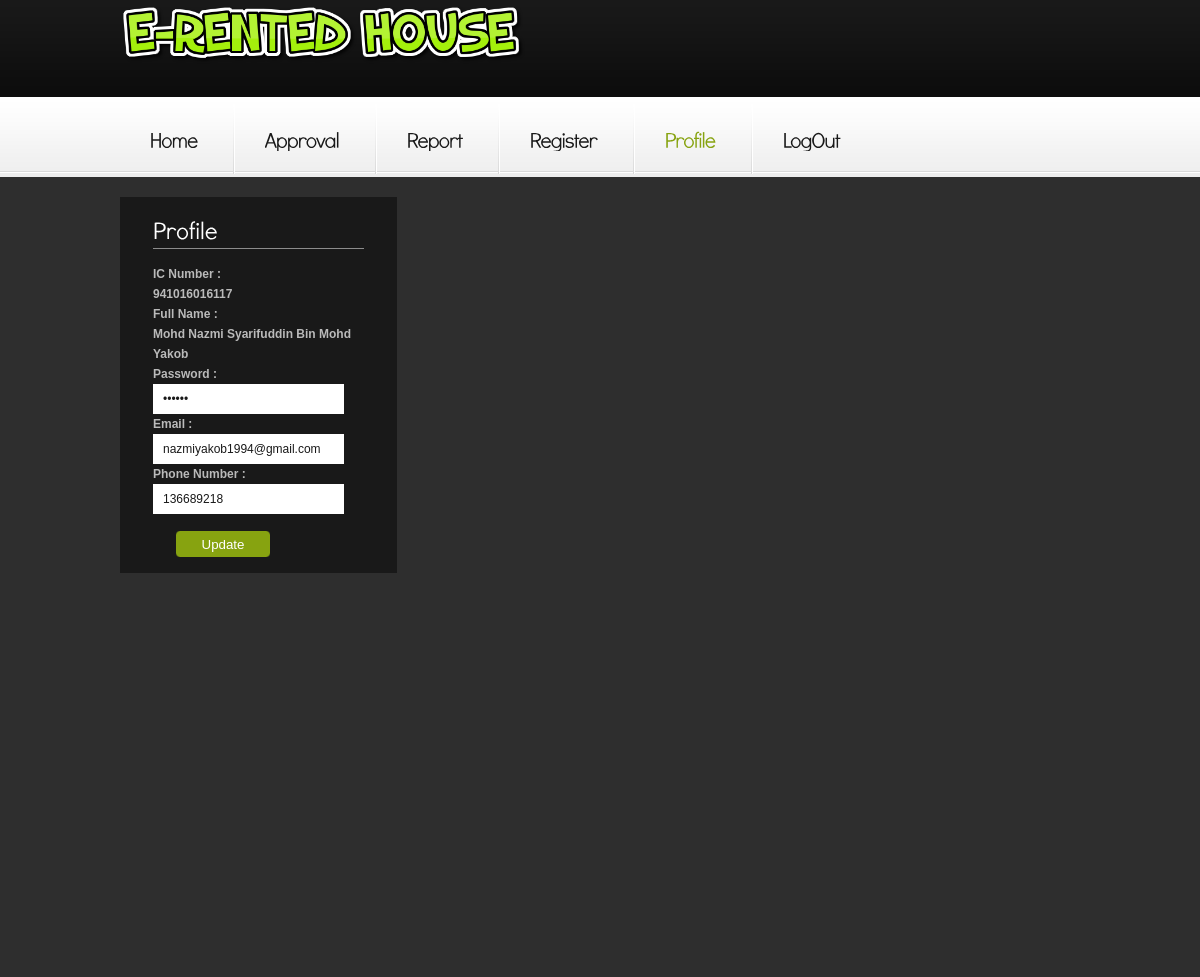
The page /profile.php (signed in) on the database its author committed.
### tables this page shows
CREATE TABLE `user` (
  `ic_no` bigint(20) NOT NULL,
  `fullname` text NOT NULL,
  `password` varchar(20) NOT NULL,
  `email` varchar(30) NOT NULL,
  `phone_number` int(12) NOT NULL,
  `user_type` varchar(5) NOT NULL
);

### profile.php (the view, shortened to what this page needs)
<html lang="en">
<head>
<link rel="stylesheet" href="css/reset.css" type="text/css" media="all">
<link rel="stylesheet" href="css/layout.css" type="text/css" media="all">
<link rel="stylesheet" href="css/style.css" type="text/css" media="all">
    <?php
      $ic_no = $_COOKIE['ic_no'];
    ?>
</head>
<body id="page1">
<div class="body1">
  <div class="main">
    <header>
      <img src="images/logo_img.png" style="height: 40%">
      <nav>
        <ul id="menu">
          <li><a href="admin.php">Home</a></li>
          <li class="menu_active"><a href="approvement.php">Approval</a></li>
          <li class="menu_active"><a href="report.php">Report</a></li>
          <li class="menu_active""><a href="register.php">Register</a></li>
          <li class="menu_active" id="menu_active"><a href="profile.php">Profile</a></li>
          <li class="endr" ><a href="logout.php">LogOut</a></li>
        </ul>
      </nav>
    </header>
  </div>
</div>
<div class="body2" style="height: 100%;">
  <div class="main">
    <section id="content">
      <div class="wrapper">
        <article class="col2">
              <article class="col2">
          <form id="form_1" method="post">
            <div class="pad1">
              <h3>Profile</h3>
              <?php
                $sql = mysql_query("SELECT * FROM user WHERE ic_no='$ic_no'");
                $row = mysql_fetch_array($sql);
                $fullname = $row['fullname'];
                $password = $row['password'];
                $phone_number = $row['phone_number'];
                $email = $row['email'];
              ?>
              <div class="row"> <b>IC Number :<br>
                <?php echo $ic_no ?>
              </div>
              <div class="row"> Full Name :<br>
                <?php echo $fullname ?>
              </div>
              <div class="row"> Password :<br>
                <input type="password" class="input" name="password" value="<?php echo $password ?>" required>
              </div>
              <div class="row"> Email :<br>
                <input type="email" class="input" name="email" value="<?php echo $email ?>" required>
              </div>
              <div class="row"> Phone Number :<br>
                <input type="number" class="input" name="phone_number" value="<?php echo $phone_number ?>" required>
              </div>
              <div class="row_select">
                <div class="cols pad_left1">
              </div>
              </div> <br>
            </div>
          </form>
        </article>
            </div>
      </div>
  </div>
</body>
</html>

### css/layout.css (style rules this page uses)
.col1, .col2, .col3, .cols { float:left; }
.col2 { width:277px; }
.cols { width:190px; }

### css/style.css (style rules this page uses)
article, aside, audio, canvas, command, datalist, details, embed, figcaption, figure, footer, header, hgroup, keygen, meter, nav, output, progress, section, source, video { display:block }
.wrapper { width:100%; overflow:hidden }
body { background:#eee; border:0; font:12px Arial, Helvetica, sans-serif; color:#bababa; line-height:20px }
.main { margin:0 auto; width:960px }
.body1 { background:url(../images/bg_top.gif) top repeat-x }
.body2 { background:#2e2e2e }
a { color:#87a310; text-decoration:underline; outline:none }
h3 { font-size:24px; color:#fff; line-height:1.2em; padding:42px 0 19px 0 }
header { position:relative; height:177px }
#menu { padding:33px 0 0 }
#menu li { padding:26px 37px 23px 30px; float:left; background:url(../images/menu_line.gif) right 0 no-repeat }
#menu .endr { background:none; text-align: right }
#menu li a { display:inline-block; overflow:hidden; font-size:21px; color:#191919; line-height:1.2em; text-decoration:none; letter-spacing:-1px }
#menu li a:hover, #menu #menu_active a { color:#87a310 }
#content { padding-top:20px; padding-bottom:32px }
.pad1 { padding:0 30px 0 33px }
.pad_left1 { padding-left:30px }
#form_1 { background:#191919; height:360px; padding-bottom:16px; color:#bababa }
#form_1 h3 { padding:23px 0 4px 0; border-bottom:1px solid #8c8c8c; margin-bottom:15px }
#form_1 .input { background:#fff; font:12px Arial, Helvetica, sans-serif; color:#191919; float:left; padding:3px 10px; height:30px; width:191px !important }
#form_1 .row { min-height:30px; width:100%; overflow:hidden }
#form_1 .row_select { min-height:30px; width:100% }
#form_1 .cols { width:94px }
#form_1 .pad_left1 { padding-left:23px }
#form_1 .pad1 { padding:0 33px }

### rows shown on the page
user: fullname "Mohd Nazmi Syarifuddin Bin Mohd Yakob", email "nazmiyakob1994@gmail.com", phone_number "136689218"

### other values the page prints
$ic_no "941016016117"
